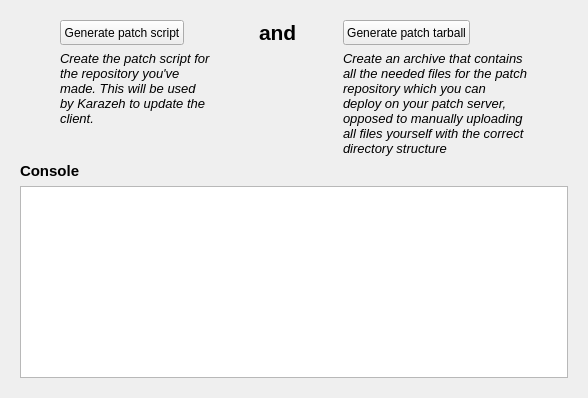
      <widget class="QWidget" name="tabCommit">
       <attribute name="title">
        <string>C&amp;ommit</string>
       </attribute>
       <layout class="QGridLayout" name="gridLayout_10">
        <item row="1" column="2">
         <widget class="QFrame" name="frame_3">
          <property name="sizePolicy">
           <sizepolicy hsizetype="Preferred" vsizetype="Preferred">
            <horstretch>0</horstretch>
            <verstretch>0</verstretch>
           </sizepolicy>
          </property>
          <property name="maximumSize">
           <size>
            <width>16777215</width>
            <height>16777215</height>
           </size>
          </property>
          <property name="frameShape">
           <enum>QFrame::NoFrame</enum>
          </property>
          <property name="frameShadow">
           <enum>QFrame::Plain</enum>
          </property>
          <layout class="QGridLayout" name="gridLayout_4">
           <property name="topMargin">
            <number>0</number>
           </property>
           <item row="1" column="0" colspan="2">
            <widget class="QTextBrowser" name="txtConsole">
             <property name="autoFormatting">
              <set>QTextEdit::AutoBulletList</set>
             </property>
            </widget>
           </item>
           <item row="0" column="0" colspan="2">
            <widget class="QLabel" name="label_7">
             <property name="text">
              <string>&lt;!DOCTYPE HTML PUBLIC &quot;-//W3C//DTD HTML 4.0//EN&quot; &quot;http://www.w3.org/TR/REC-html40/strict.dtd&quot;&gt;
&lt;html&gt;&lt;head&gt;&lt;meta name=&quot;qrichtext&quot; content=&quot;1&quot; /&gt;&lt;style type=&quot;text/css&quot;&gt;
p, li { white-space: pre-wrap; }
&lt;/style&gt;&lt;/head&gt;&lt;body style=&quot; font-family:'DejaVu Sans'; font-size:11pt; font-weight:400; font-style:normal;&quot;&gt;
&lt;p style=&quot; margin-top:0px; margin-bottom:0px; margin-left:0px; margin-right:0px; -qt-block-indent:0; text-indent:0px;&quot;&gt;&lt;span style=&quot; font-weight:600;&quot;&gt;Console&lt;/span&gt;&lt;/p&gt;&lt;/body&gt;&lt;/html&gt;</string>
             </property>
            </widget>
           </item>
          </layout>
         </widget>
        </item>
        <item row="0" column="2">
         <widget class="QFrame" name="frame_6">
          <property name="sizePolicy">
           <sizepolicy hsizetype="Preferred" vsizetype="Maximum">
            <horstretch>0</horstretch>
            <verstretch>0</verstretch>
           </sizepolicy>
          </property>
          <layout class="QGridLayout" name="gridLayout_8">
           <property name="topMargin">
            <number>9</number>
           </property>
           <property name="bottomMargin">
            <number>0</number>
           </property>
           <item row="0" column="1">
            <widget class="QPushButton" name="btnGenerateScript">
             <property name="sizePolicy">
              <sizepolicy hsizetype="Maximum" vsizetype="Preferred">
               <horstretch>0</horstretch>
               <verstretch>0</verstretch>
              </sizepolicy>
             </property>
             <property name="minimumSize">
              <size>
               <width>0</width>
               <height>0</height>
              </size>
             </property>
             <property name="text">
              <string>Generate patch script</string>
             </property>
             <property name="icon">
              <iconset resource="media.qrc">
               <normaloff>:/Icons/Save</normaloff>:/Icons/Save</iconset>
             </property>
             <property name="iconSize">
              <size>
               <width>48</width>
               <height>48</height>
              </size>
             </property>
            </widget>
           </item>
           <item row="0" column="5">
            <widget class="QPushButton" name="btnGenerateTarball">
             <property name="enabled">
              <bool>true</bool>
             </property>
             <property name="sizePolicy">
              <sizepolicy hsizetype="Maximum" vsizetype="Preferred">
               <horstretch>0</horstretch>
               <verstretch>0</verstretch>
              </sizepolicy>
             </property>
             <property name="minimumSize">
              <size>
               <width>0</width>
               <height>0</height>
              </size>
             </property>
             <property name="text">
              <string>Generate patch tarball</string>
             </property>
             <property name="icon">
              <iconset resource="media.qrc">
               <normaloff>:/Icons/Package</normaloff>:/Icons/Package</iconset>
             </property>
             <property name="iconSize">
              <size>
               <width>48</width>
               <height>48</height>
              </size>
             </property>
            </widget>
           </item>
           <item row="1" column="5">
            <widget class="QLabel" name="label">
             <property name="text">
              <string>&lt;!DOCTYPE HTML PUBLIC &quot;-//W3C//DTD HTML 4.0//EN&quot; &quot;http://www.w3.org/TR/REC-html40/strict.dtd&quot;&gt;
&lt;html&gt;&lt;head&gt;&lt;meta name=&quot;qrichtext&quot; content=&quot;1&quot; /&gt;&lt;style type=&quot;text/css&quot;&gt;
p, li { white-space: pre-wrap; }
&lt;/style&gt;&lt;/head&gt;&lt;body style=&quot; font-family:'DejaVu Sans'; font-size:11pt; font-weight:400; font-style:normal;&quot;&gt;
&lt;p style=&quot; margin-top:0px; margin-bottom:0px; margin-left:0px; margin-right:0px; -qt-block-indent:0; text-indent:0px;&quot;&gt;&lt;span style=&quot; font-size:10pt; font-style:italic;&quot;&gt;Create an archive that contains all the needed files for the patch repository which you can deploy on your patch server, opposed to manually uploading all files yourself with the correct directory structure&lt;/span&gt;&lt;/p&gt;&lt;/body&gt;&lt;/html&gt;</string>
             </property>
             <property name="wordWrap">
              <bool>true</bool>
             </property>
            </widget>
           </item>
           <item row="1" column="1">
            <widget class="QLabel" name="label_23">
             <property name="text">
              <string>&lt;!DOCTYPE HTML PUBLIC &quot;-//W3C//DTD HTML 4.0//EN&quot; &quot;http://www.w3.org/TR/REC-html40/strict.dtd&quot;&gt;
&lt;html&gt;&lt;head&gt;&lt;meta name=&quot;qrichtext&quot; content=&quot;1&quot; /&gt;&lt;style type=&quot;text/css&quot;&gt;
p, li { white-space: pre-wrap; }
&lt;/style&gt;&lt;/head&gt;&lt;body style=&quot; font-family:'DejaVu Sans'; font-size:11pt; font-weight:400; font-style:normal;&quot;&gt;
&lt;p style=&quot; margin-top:0px; margin-bottom:0px; margin-left:0px; margin-right:0px; -qt-block-indent:0; text-indent:0px;&quot;&gt;&lt;span style=&quot; font-size:10pt; font-style:italic;&quot;&gt;Create the patch script for the repository you've made. This will be used by Karazeh to update the client.&lt;/span&gt;&lt;/p&gt;&lt;/body&gt;&lt;/html&gt;</string>
             </property>
             <property name="alignment">
              <set>Qt::AlignLeading|Qt::AlignLeft|Qt::AlignTop</set>
             </property>
             <property name="wordWrap">
              <bool>true</bool>
             </property>
            </widget>
           </item>
           <item row="0" column="2">
            <spacer name="horizontalSpacer_9">
             <property name="orientation">
              <enum>Qt::Horizontal</enum>
             </property>
             <property name="sizeHint" stdset="0">
              <size>
               <width>40</width>
               <height>20</height>
              </size>
             </property>
            </spacer>
           </item>
           <item row="0" column="3">
            <widget class="QLabel" name="label_11">
             <property name="text">
              <string>&lt;!DOCTYPE HTML PUBLIC &quot;-//W3C//DTD HTML 4.0//EN&quot; &quot;http://www.w3.org/TR/REC-html40/strict.dtd&quot;&gt;
&lt;html&gt;&lt;head&gt;&lt;meta name=&quot;qrichtext&quot; content=&quot;1&quot; /&gt;&lt;style type=&quot;text/css&quot;&gt;
p, li { white-space: pre-wrap; }
&lt;/style&gt;&lt;/head&gt;&lt;body style=&quot; font-family:'DejaVu Sans'; font-size:11pt; font-weight:400; font-style:normal;&quot;&gt;
&lt;p style=&quot; margin-top:0px; margin-bottom:0px; margin-left:0px; margin-right:0px; -qt-block-indent:0; text-indent:0px;&quot;&gt;&lt;span style=&quot; font-size:16pt; font-weight:600;&quot;&gt;and&lt;/span&gt;&lt;/p&gt;&lt;/body&gt;&lt;/html&gt;</string>
             </property>
            </widget>
           </item>
           <item row="0" column="4">
            <spacer name="horizontalSpacer_10">
             <property name="orientation">
              <enum>Qt::Horizontal</enum>
             </property>
             <property name="sizeHint" stdset="0">
              <size>
               <width>40</width>
               <height>20</height>
              </size>
             </property>
            </spacer>
           </item>
           <item row="0" column="0">
            <spacer name="horizontalSpacer_11">
             <property name="orientation">
              <enum>Qt::Horizontal</enum>
             </property>
             <property name="sizeHint" stdset="0">
              <size>
               <width>40</width>
               <height>20</height>
              </size>
             </property>
            </spacer>
           </item>
           <item row="0" column="6">
            <spacer name="horizontalSpacer_12">
             <property name="orientation">
              <enum>Qt::Horizontal</enum>
             </property>
             <property name="sizeHint" stdset="0">
              <size>
               <width>40</width>
               <height>20</height>
              </size>
             </property>
            </spacer>
           </item>
          </layout>
         </widget>
        </item>
       </layout>
      </widget>
